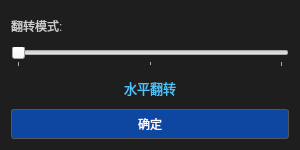
<?xml version="1.0" encoding="UTF-8"?>
<ui version="4.0">
 <class>FlipDialog</class>
 <widget class="QDialog" name="FlipDialog">
  <property name="geometry">
   <rect>
    <x>0</x>
    <y>0</y>
    <width>300</width>
    <height>150</height>
   </rect>
  </property>
  <property name="windowTitle">
   <string>图像翻转 - 设置</string>
  </property>
  <property name="styleSheet">
   <string notr="true">QDialog { background: #1e1e1e; }
QLabel { color: #cccccc; font-size: 12px; font-family: &quot;Microsoft YaHei&quot;; }</string>
  </property>
  <layout class="QVBoxLayout" name="mainLayout">
   <item>
    <widget class="QLabel" name="lblCaption">
     <property name="text">
      <string>翻转模式:</string>
     </property>
    </widget>
   </item>
   <item>
    <widget class="QSlider" name="sliderMode">
     <property name="minimum">
      <number>0</number>
     </property>
     <property name="maximum">
      <number>2</number>
     </property>
     <property name="singleStep">
      <number>1</number>
     </property>
     <property name="pageStep">
      <number>1</number>
     </property>
     <property name="value">
      <number>0</number>
     </property>
     <property name="orientation">
      <enum>Qt::Horizontal</enum>
     </property>
     <property name="tickPosition">
      <enum>QSlider::TicksBelow</enum>
     </property>
    </widget>
   </item>
   <item>
    <widget class="QLabel" name="lblMode">
     <property name="styleSheet">
      <string notr="true">color: #4fc3f7; font-size: 13px;</string>
     </property>
     <property name="text">
      <string>水平翻转</string>
     </property>
     <property name="alignment">
      <set>Qt::AlignCenter</set>
     </property>
    </widget>
   </item>
   <item>
    <widget class="QPushButton" name="btnOk">
     <property name="styleSheet">
      <string notr="true">QPushButton { background: #0d47a1; color: #ffffff; border: 1px solid #555555; padding: 5px 14px; font-size: 12px; font-family: &quot;Microsoft YaHei&quot;; border-radius: 3px; }
QPushButton:hover { background: #0a3678; }</string>
     </property>
     <property name="text">
      <string>确定</string>
     </property>
    </widget>
   </item>
  </layout>
 </widget>
 <resources/>
 <connections/>
</ui>
